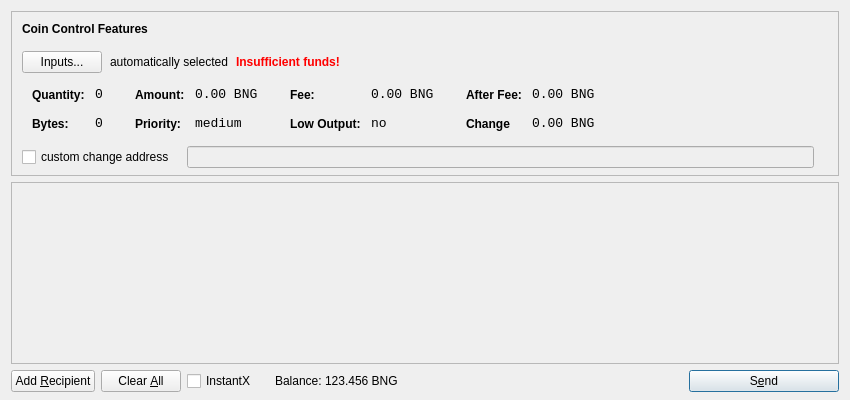
<?xml version="1.0" encoding="UTF-8"?>
<ui version="4.0">
 <class>SendCoinsDialog</class>
 <widget class="QDialog" name="SendCoinsDialog">
  <property name="geometry">
   <rect>
    <x>0</x>
    <y>0</y>
    <width>850</width>
    <height>400</height>
   </rect>
  </property>
  <property name="windowTitle">
   <string>Send Coins</string>
  </property>
  <property name="styleSheet">
   <string notr="true"/>
  </property>
  <layout class="QVBoxLayout" name="verticalLayout" stretch="0,1,0">
   <property name="bottomMargin">
    <number>8</number>
   </property>
   <item>
    <widget class="QFrame" name="frameCoinControl">
     <property name="sizePolicy">
      <sizepolicy hsizetype="Expanding" vsizetype="Expanding">
       <horstretch>0</horstretch>
       <verstretch>0</verstretch>
      </sizepolicy>
     </property>
     <property name="maximumSize">
      <size>
       <width>16777215</width>
       <height>16777215</height>
      </size>
     </property>
     <property name="frameShape">
      <enum>QFrame::StyledPanel</enum>
     </property>
     <property name="frameShadow">
      <enum>QFrame::Sunken</enum>
     </property>
     <layout class="QVBoxLayout" name="verticalLayoutCoinControl2">
      <property name="spacing">
       <number>6</number>
      </property>
      <property name="leftMargin">
       <number>0</number>
      </property>
      <property name="topMargin">
       <number>0</number>
      </property>
      <property name="rightMargin">
       <number>0</number>
      </property>
      <property name="bottomMargin">
       <number>6</number>
      </property>
      <item>
       <layout class="QVBoxLayout" name="verticalLayoutCoinControl" stretch="0,0,0,0,1">
        <property name="spacing">
         <number>0</number>
        </property>
        <property name="leftMargin">
         <number>10</number>
        </property>
        <property name="topMargin">
         <number>10</number>
        </property>
        <item>
         <layout class="QHBoxLayout" name="horizontalLayoutCoinControl1">
          <property name="bottomMargin">
           <number>15</number>
          </property>
          <item>
           <widget class="QLabel" name="labelCoinControlFeatures">
            <property name="sizePolicy">
             <sizepolicy hsizetype="Preferred" vsizetype="Maximum">
              <horstretch>0</horstretch>
              <verstretch>0</verstretch>
             </sizepolicy>
            </property>
            <property name="font">
             <font>
              <weight>75</weight>
              <bold>true</bold>
             </font>
            </property>
            <property name="styleSheet">
             <string notr="true">font-weight:bold;</string>
            </property>
            <property name="text">
             <string>Coin Control Features</string>
            </property>
           </widget>
          </item>
         </layout>
        </item>
        <item>
         <layout class="QHBoxLayout" name="horizontalLayoutCoinControl2" stretch="0,0,0,0">
          <property name="spacing">
           <number>8</number>
          </property>
          <property name="bottomMargin">
           <number>10</number>
          </property>
          <item>
           <widget class="QPushButton" name="pushButtonCoinControl">
            <property name="styleSheet">
             <string notr="true"/>
            </property>
            <property name="text">
             <string>Inputs...</string>
            </property>
           </widget>
          </item>
          <item>
           <widget class="QLabel" name="labelCoinControlAutomaticallySelected">
            <property name="text">
             <string>automatically selected</string>
            </property>
            <property name="margin">
             <number>5</number>
            </property>
           </widget>
          </item>
          <item>
           <widget class="QLabel" name="labelCoinControlInsuffFunds">
            <property name="font">
             <font>
              <weight>75</weight>
              <bold>true</bold>
             </font>
            </property>
            <property name="styleSheet">
             <string notr="true">color:red;font-weight:bold;</string>
            </property>
            <property name="text">
             <string>Insufficient funds!</string>
            </property>
            <property name="margin">
             <number>5</number>
            </property>
           </widget>
          </item>
          <item>
           <spacer name="horizontalSpacerCoinControl">
            <property name="orientation">
             <enum>Qt::Horizontal</enum>
            </property>
            <property name="sizeHint" stdset="0">
             <size>
              <width>40</width>
              <height>1</height>
             </size>
            </property>
           </spacer>
          </item>
         </layout>
        </item>
        <item>
         <widget class="QWidget" name="widgetCoinControl" native="true">
          <property name="sizePolicy">
           <sizepolicy hsizetype="Preferred" vsizetype="Preferred">
            <horstretch>0</horstretch>
            <verstretch>0</verstretch>
           </sizepolicy>
          </property>
          <property name="minimumSize">
           <size>
            <width>0</width>
            <height>0</height>
           </size>
          </property>
          <property name="styleSheet">
           <string notr="true"/>
          </property>
          <layout class="QHBoxLayout" name="horizontalLayoutCoinControl5">
           <property name="leftMargin">
            <number>0</number>
           </property>
           <property name="topMargin">
            <number>0</number>
           </property>
           <property name="rightMargin">
            <number>0</number>
           </property>
           <property name="bottomMargin">
            <number>0</number>
           </property>
           <item>
            <layout class="QHBoxLayout" name="horizontalLayoutCoinControl3" stretch="0,0,0,1">
             <property name="spacing">
              <number>20</number>
             </property>
             <property name="topMargin">
              <number>0</number>
             </property>
             <property name="bottomMargin">
              <number>10</number>
             </property>
             <item>
              <layout class="QFormLayout" name="formLayoutCoinControl1">
               <property name="horizontalSpacing">
                <number>10</number>
               </property>
               <property name="verticalSpacing">
                <number>14</number>
               </property>
               <property name="leftMargin">
                <number>10</number>
               </property>
               <property name="topMargin">
                <number>4</number>
               </property>
               <property name="rightMargin">
                <number>6</number>
               </property>
               <item row="0" column="0">
                <widget class="QLabel" name="labelCoinControlQuantityText">
                 <property name="styleSheet">
                  <string notr="true">font-weight:bold;</string>
                 </property>
                 <property name="text">
                  <string>Quantity:</string>
                 </property>
                 <property name="margin">
                  <number>0</number>
                 </property>
                </widget>
               </item>
               <item row="0" column="1">
                <widget class="QLabel" name="labelCoinControlQuantity">
                 <property name="font">
                  <font>
                   <family>Monospace</family>
                   <pointsize>10</pointsize>
                  </font>
                 </property>
                 <property name="cursor">
                  <cursorShape>IBeamCursor</cursorShape>
                 </property>
                 <property name="contextMenuPolicy">
                  <enum>Qt::ActionsContextMenu</enum>
                 </property>
                 <property name="text">
                  <string>0</string>
                 </property>
                 <property name="margin">
                  <number>0</number>
                 </property>
                 <property name="textInteractionFlags">
                  <set>Qt::LinksAccessibleByMouse|Qt::TextSelectableByKeyboard|Qt::TextSelectableByMouse</set>
                 </property>
                </widget>
               </item>
               <item row="1" column="0">
                <widget class="QLabel" name="labelCoinControlBytesText">
                 <property name="styleSheet">
                  <string notr="true">font-weight:bold;</string>
                 </property>
                 <property name="text">
                  <string>Bytes:</string>
                 </property>
                </widget>
               </item>
               <item row="1" column="1">
                <widget class="QLabel" name="labelCoinControlBytes">
                 <property name="font">
                  <font>
                   <family>Monospace</family>
                   <pointsize>10</pointsize>
                  </font>
                 </property>
                 <property name="cursor">
                  <cursorShape>IBeamCursor</cursorShape>
                 </property>
                 <property name="contextMenuPolicy">
                  <enum>Qt::ActionsContextMenu</enum>
                 </property>
                 <property name="text">
                  <string>0</string>
                 </property>
                 <property name="textInteractionFlags">
                  <set>Qt::LinksAccessibleByMouse|Qt::TextSelectableByKeyboard|Qt::TextSelectableByMouse</set>
                 </property>
                </widget>
               </item>
              </layout>
             </item>
             <item>
              <layout class="QFormLayout" name="formLayoutCoinControl2">
               <property name="horizontalSpacing">
                <number>10</number>
               </property>
               <property name="verticalSpacing">
                <number>14</number>
               </property>
               <property name="leftMargin">
                <number>6</number>
               </property>
               <property name="topMargin">
                <number>4</number>
               </property>
               <property name="rightMargin">
                <number>6</number>
               </property>
               <item row="0" column="0">
                <widget class="QLabel" name="labelCoinControlAmountText">
                 <property name="styleSheet">
                  <string notr="true">font-weight:bold;</string>
                 </property>
                 <property name="text">
                  <string>Amount:</string>
                 </property>
                 <property name="margin">
                  <number>0</number>
                 </property>
                </widget>
               </item>
               <item row="0" column="1">
                <widget class="QLabel" name="labelCoinControlAmount">
                 <property name="font">
                  <font>
                   <family>Monospace</family>
                   <pointsize>10</pointsize>
                  </font>
                 </property>
                 <property name="cursor">
                  <cursorShape>IBeamCursor</cursorShape>
                 </property>
                 <property name="contextMenuPolicy">
                  <enum>Qt::ActionsContextMenu</enum>
                 </property>
                 <property name="text">
                  <string>0.00 BNG</string>
                 </property>
                 <property name="textInteractionFlags">
                  <set>Qt::LinksAccessibleByMouse|Qt::TextSelectableByKeyboard|Qt::TextSelectableByMouse</set>
                 </property>
                </widget>
               </item>
               <item row="1" column="0">
                <widget class="QLabel" name="labelCoinControlPriorityText">
                 <property name="styleSheet">
                  <string notr="true">font-weight:bold;</string>
                 </property>
                 <property name="text">
                  <string>Priority:</string>
                 </property>
                </widget>
               </item>
               <item row="1" column="1">
                <widget class="QLabel" name="labelCoinControlPriority">
                 <property name="font">
                  <font>
                   <family>Monospace</family>
                   <pointsize>10</pointsize>
                  </font>
                 </property>
                 <property name="cursor">
                  <cursorShape>IBeamCursor</cursorShape>
                 </property>
                 <property name="contextMenuPolicy">
                  <enum>Qt::ActionsContextMenu</enum>
                 </property>
                 <property name="text">
                  <string>medium</string>
                 </property>
                 <property name="textInteractionFlags">
                  <set>Qt::LinksAccessibleByMouse|Qt::TextSelectableByKeyboard|Qt::TextSelectableByMouse</set>
                 </property>
                </widget>
               </item>
              </layout>
             </item>
             <item>
              <layout class="QFormLayout" name="formLayoutCoinControl3">
               <property name="horizontalSpacing">
                <number>10</number>
               </property>
               <property name="verticalSpacing">
                <number>14</number>
               </property>
               <property name="leftMargin">
                <number>6</number>
               </property>
               <property name="topMargin">
                <number>4</number>
               </property>
               <property name="rightMargin">
                <number>6</number>
               </property>
               <item row="0" column="0">
                <widget class="QLabel" name="labelCoinControlFeeText">
                 <property name="styleSheet">
                  <string notr="true">font-weight:bold;</string>
                 </property>
                 <property name="text">
                  <string>Fee:</string>
                 </property>
                 <property name="margin">
                  <number>0</number>
                 </property>
                </widget>
               </item>
               <item row="0" column="1">
                <widget class="QLabel" name="labelCoinControlFee">
                 <property name="font">
                  <font>
                   <family>Monospace</family>
                   <pointsize>10</pointsize>
                  </font>
                 </property>
                 <property name="cursor">
                  <cursorShape>IBeamCursor</cursorShape>
                 </property>
                 <property name="contextMenuPolicy">
                  <enum>Qt::ActionsContextMenu</enum>
                 </property>
                 <property name="text">
                  <string>0.00 BNG</string>
                 </property>
                 <property name="textInteractionFlags">
                  <set>Qt::LinksAccessibleByMouse|Qt::TextSelectableByKeyboard|Qt::TextSelectableByMouse</set>
                 </property>
                </widget>
               </item>
               <item row="1" column="0">
                <widget class="QLabel" name="labelCoinControlLowOutputText">
                 <property name="styleSheet">
                  <string notr="true">font-weight:bold;</string>
                 </property>
                 <property name="text">
                  <string>Low Output:</string>
                 </property>
                </widget>
               </item>
               <item row="1" column="1">
                <widget class="QLabel" name="labelCoinControlLowOutput">
                 <property name="font">
                  <font>
                   <family>Monospace</family>
                   <pointsize>10</pointsize>
                  </font>
                 </property>
                 <property name="cursor">
                  <cursorShape>IBeamCursor</cursorShape>
                 </property>
                 <property name="contextMenuPolicy">
                  <enum>Qt::ActionsContextMenu</enum>
                 </property>
                 <property name="text">
                  <string>no</string>
                 </property>
                 <property name="textInteractionFlags">
                  <set>Qt::LinksAccessibleByMouse|Qt::TextSelectableByKeyboard|Qt::TextSelectableByMouse</set>
                 </property>
                </widget>
               </item>
              </layout>
             </item>
             <item>
              <layout class="QFormLayout" name="formLayoutCoinControl4">
               <property name="horizontalSpacing">
                <number>10</number>
               </property>
               <property name="verticalSpacing">
                <number>14</number>
               </property>
               <property name="leftMargin">
                <number>6</number>
               </property>
               <property name="topMargin">
                <number>4</number>
               </property>
               <property name="rightMargin">
                <number>6</number>
               </property>
               <item row="0" column="0">
                <widget class="QLabel" name="labelCoinControlAfterFeeText">
                 <property name="styleSheet">
                  <string notr="true">font-weight:bold;</string>
                 </property>
                 <property name="text">
                  <string>After Fee:</string>
                 </property>
                 <property name="margin">
                  <number>0</number>
                 </property>
                </widget>
               </item>
               <item row="0" column="1">
                <widget class="QLabel" name="labelCoinControlAfterFee">
                 <property name="font">
                  <font>
                   <family>Monospace</family>
                   <pointsize>10</pointsize>
                  </font>
                 </property>
                 <property name="cursor">
                  <cursorShape>IBeamCursor</cursorShape>
                 </property>
                 <property name="contextMenuPolicy">
                  <enum>Qt::ActionsContextMenu</enum>
                 </property>
                 <property name="text">
                  <string>0.00 BNG</string>
                 </property>
                 <property name="textInteractionFlags">
                  <set>Qt::LinksAccessibleByMouse|Qt::TextSelectableByKeyboard|Qt::TextSelectableByMouse</set>
                 </property>
                </widget>
               </item>
               <item row="1" column="0">
                <widget class="QLabel" name="labelCoinControlChangeText">
                 <property name="styleSheet">
                  <string notr="true">font-weight:bold;</string>
                 </property>
                 <property name="text">
                  <string>Change</string>
                 </property>
                </widget>
               </item>
               <item row="1" column="1">
                <widget class="QLabel" name="labelCoinControlChange">
                 <property name="font">
                  <font>
                   <family>Monospace</family>
                   <pointsize>10</pointsize>
                  </font>
                 </property>
                 <property name="cursor">
                  <cursorShape>IBeamCursor</cursorShape>
                 </property>
                 <property name="contextMenuPolicy">
                  <enum>Qt::ActionsContextMenu</enum>
                 </property>
                 <property name="text">
                  <string>0.00 BNG</string>
                 </property>
                 <property name="textInteractionFlags">
                  <set>Qt::LinksAccessibleByMouse|Qt::TextSelectableByKeyboard|Qt::TextSelectableByMouse</set>
                 </property>
                </widget>
               </item>
              </layout>
             </item>
            </layout>
           </item>
          </layout>
         </widget>
        </item>
        <item>
         <layout class="QHBoxLayout" name="horizontalLayoutCoinControl4" stretch="0,0,0">
          <property name="spacing">
           <number>12</number>
          </property>
          <property name="sizeConstraint">
           <enum>QLayout::SetDefaultConstraint</enum>
          </property>
          <property name="topMargin">
           <number>5</number>
          </property>
          <property name="rightMargin">
           <number>5</number>
          </property>
          <item>
           <widget class="QCheckBox" name="checkBoxCoinControlChange">
            <property name="text">
             <string>custom change address</string>
            </property>
           </widget>
          </item>
          <item>
           <widget class="QLineEdit" name="lineEditCoinControlChange">
            <property name="enabled">
             <bool>false</bool>
            </property>
            <property name="sizePolicy">
             <sizepolicy hsizetype="Expanding" vsizetype="Fixed">
              <horstretch>0</horstretch>
              <verstretch>0</verstretch>
             </sizepolicy>
            </property>
           </widget>
          </item>
          <item>
           <widget class="QLabel" name="labelCoinControlChangeLabel">
            <property name="sizePolicy">
             <sizepolicy hsizetype="Preferred" vsizetype="Expanding">
              <horstretch>0</horstretch>
              <verstretch>0</verstretch>
             </sizepolicy>
            </property>
            <property name="minimumSize">
             <size>
              <width>0</width>
              <height>0</height>
             </size>
            </property>
            <property name="text">
             <string/>
            </property>
            <property name="margin">
             <number>3</number>
            </property>
           </widget>
          </item>
         </layout>
        </item>
        <item>
         <spacer name="verticalSpacerCoinControl">
          <property name="orientation">
           <enum>Qt::Vertical</enum>
          </property>
          <property name="sizeHint" stdset="0">
           <size>
            <width>800</width>
            <height>1</height>
           </size>
          </property>
         </spacer>
        </item>
       </layout>
      </item>
     </layout>
    </widget>
   </item>
   <item>
    <widget class="QScrollArea" name="scrollArea">
     <property name="widgetResizable">
      <bool>true</bool>
     </property>
     <widget class="QWidget" name="scrollAreaWidgetContents">
      <property name="geometry">
       <rect>
        <x>0</x>
        <y>0</y>
        <width>830</width>
        <height>170</height>
       </rect>
      </property>
      <layout class="QVBoxLayout" name="verticalLayout_2">
       <property name="leftMargin">
        <number>0</number>
       </property>
       <property name="topMargin">
        <number>0</number>
       </property>
       <property name="rightMargin">
        <number>0</number>
       </property>
       <property name="bottomMargin">
        <number>0</number>
       </property>
       <item>
        <layout class="QVBoxLayout" name="entries">
         <property name="spacing">
          <number>6</number>
         </property>
        </layout>
       </item>
       <item>
        <spacer name="verticalSpacer">
         <property name="orientation">
          <enum>Qt::Vertical</enum>
         </property>
         <property name="sizeHint" stdset="0">
          <size>
           <width>20</width>
           <height>40</height>
          </size>
         </property>
        </spacer>
       </item>
      </layout>
     </widget>
    </widget>
   </item>
   <item>
    <layout class="QHBoxLayout" name="horizontalLayout">
     <item>
      <widget class="QPushButton" name="addButton">
       <property name="toolTip">
        <string>Send to multiple recipients at once</string>
       </property>
       <property name="text">
        <string>Add &amp;Recipient</string>
       </property>
       <property name="autoDefault">
        <bool>false</bool>
       </property>
      </widget>
     </item>
     <item>
      <widget class="QPushButton" name="clearButton">
       <property name="sizePolicy">
        <sizepolicy hsizetype="Minimum" vsizetype="Fixed">
         <horstretch>0</horstretch>
         <verstretch>0</verstretch>
        </sizepolicy>
       </property>
       <property name="toolTip">
        <string>Remove all transaction fields</string>
       </property>
       <property name="text">
        <string>Clear &amp;All</string>
       </property>
       <property name="autoRepeatDelay">
        <number>300</number>
       </property>
       <property name="autoDefault">
        <bool>false</bool>
       </property>
      </widget>
     </item>
     <item>
      <layout class="QHBoxLayout" name="horizontalLayout_2">
       <property name="spacing">
        <number>3</number>
       </property>
       <item>
        <widget class="QCheckBox" name="checkInstantX">
         <property name="enabled">
          <bool>true</bool>
         </property>
         <property name="minimumSize">
          <size>
           <width>85</width>
           <height>0</height>
          </size>
         </property>
         <property name="text">
          <string>InstantX</string>
         </property>
        </widget>
       </item>
       <item>
        <widget class="QLabel" name="label">
         <property name="sizePolicy">
          <sizepolicy hsizetype="Preferred" vsizetype="Fixed">
           <horstretch>0</horstretch>
           <verstretch>0</verstretch>
          </sizepolicy>
         </property>
         <property name="text">
          <string>Balance:</string>
         </property>
        </widget>
       </item>
       <item>
        <widget class="QLabel" name="labelBalance">
         <property name="sizePolicy">
          <sizepolicy hsizetype="Preferred" vsizetype="Fixed">
           <horstretch>0</horstretch>
           <verstretch>0</verstretch>
          </sizepolicy>
         </property>
         <property name="cursor">
          <cursorShape>IBeamCursor</cursorShape>
         </property>
         <property name="text">
          <string>123.456 BNG</string>
         </property>
         <property name="textInteractionFlags">
          <set>Qt::LinksAccessibleByMouse|Qt::TextSelectableByKeyboard|Qt::TextSelectableByMouse</set>
         </property>
        </widget>
       </item>
      </layout>
     </item>
     <item>
      <spacer name="horizontalSpacer">
       <property name="orientation">
        <enum>Qt::Horizontal</enum>
       </property>
       <property name="sizeHint" stdset="0">
        <size>
         <width>40</width>
         <height>20</height>
        </size>
       </property>
      </spacer>
     </item>
     <item>
      <widget class="QPushButton" name="sendButton">
       <property name="minimumSize">
        <size>
         <width>150</width>
         <height>0</height>
        </size>
       </property>
       <property name="toolTip">
        <string>Confirm the send action</string>
       </property>
       <property name="text">
        <string>S&amp;end</string>
       </property>
       <property name="icon">
        <iconset resource="../bitcoin.qrc">
         <normaloff>:/icons/send</normaloff>:/icons/send</iconset>
       </property>
       <property name="default">
        <bool>true</bool>
       </property>
      </widget>
     </item>
    </layout>
   </item>
  </layout>
 </widget>
 <resources>
  <include location="../bitcoin.qrc"/>
 </resources>
 <connections/>
</ui>
